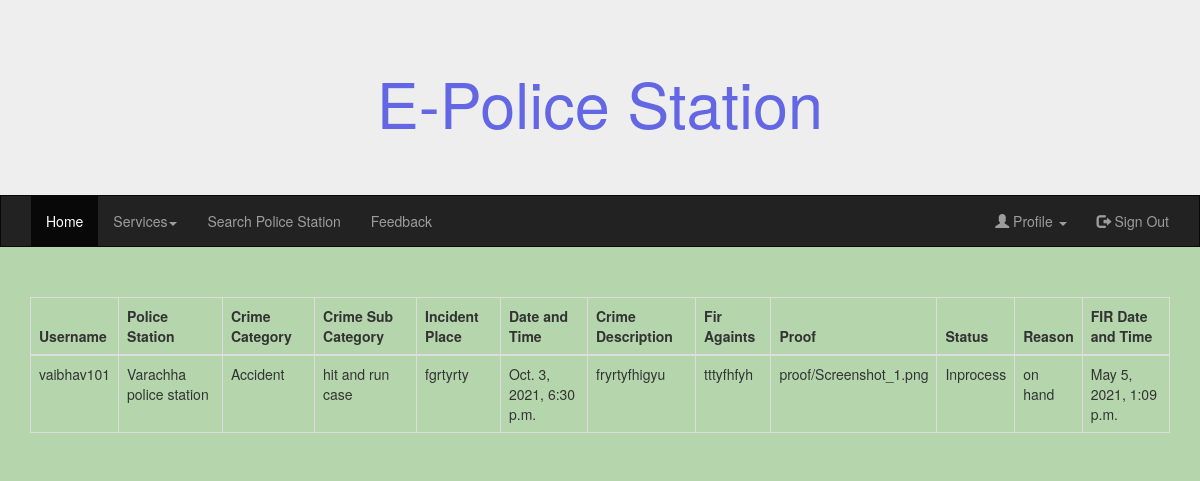
The app's page /fir_details/ (signed in) with its own data.
### ep_app/models.py (models this page shows, shortened)
class Fir(models.Model):
    Satus_choices = (('Activate','Activate'),('Inprocess', 'Inprocess'),('Closed','Closed'))
    username = models.ForeignKey(User, on_delete=models.CASCADE)
    police_station = models.ForeignKey(Police_Station, on_delete=models.CASCADE, null=True, blank=True)
    crime_category = models.ForeignKey(Crime_Category, on_delete=models.CASCADE, null=True , blank=True)
    crime_sub_category = models.ForeignKey(Crime_Sub_Category, on_delete=models.CASCADE, null=True , blank=True)
    incident_place = models.TextField()
    Date_and_Time = models.DateTimeField()
    Crime_Description = models.TextField()
    Fir_againts = models.TextField()
    proof = models.FileField(upload_to='proof', null=True , blank=True)
    status = models.CharField(max_length=20, choices=Satus_choices)
    Reason = models.CharField(max_length=256)
    FIR_Date_and_Time = models.DateTimeField(default=timezone.now)

class Police_Station(models.Model):
    city = models.ForeignKey(City, on_delete=models.CASCADE, null=True, blank=True)
    taluka = models.ForeignKey(Taluka, on_delete=models.CASCADE, null=True, blank=True)
    village = models.ForeignKey(Village, on_delete=models.CASCADE, null=True, blank=True)
    Police_station_name = models.CharField(max_length=200)
    address = models.TextField(max_length=200)
    phone_no = models.IntegerField(null=True, blank=True)
    mobile_no = models.IntegerField(null=True, blank=True)
    email_address = models.EmailField(null=True, blank=True)
    def __str__(self):
        return self.Police_station_name

class Crime_Category(models.Model):
    crime_category = models.CharField(max_length=256)
    def __str__(self):
        return self.crime_category

class Crime_Sub_Category(models.Model):
    crime_category = models.ForeignKey(Crime_Category, on_delete=models.CASCADE)
    crime_sub_category = models.CharField(max_length=256)
    description = models.TextField()
    def __str__(self):
        return self.crime_sub_category

### ep_app/views.py (the view)
# urls.py: path("fir_details/",views.fir_details,name = 'fir_details'),
def fir_details(request):
    fir_detail = models.Fir.objects.all()
    return render(request, 'services/fir_details.html',{"fir_detail":fir_detail})

### templates/services/fir_details.html
{% extends 'base.html' %}
{% block content %}
    <div class="container">
        <table class="table table-bordered table-hover">
            <thead>
                <tr>
                    <th>Username</th>
                    <th>Police Station</th>
                    <th>Crime Category</th>
                    <th>Crime Sub Category</th>
                    <th>Incident Place</th>
                    <th>Date and Time</th>
                    <th>Crime Description</th>
                    <th>Fir Againts</th>
                    <th>Proof</th>
                    <th>Status</th>
                    <th>Reason</th>
                    <th>FIR Date and Time</th>
                </tr>
            </thead>
            <tbody>
                {% for object in fir_detail %}
                {% if request.session.username == object.username.username%}
                <tr>
                    <td>{{object.username.username}}</td>
                    <td>{{object.police_station}}</td>
                    <td>{{object.crime_category}}</td>
                    <td>{{object.crime_sub_category}}</td>
                    <td>{{object.incident_place}}</td>
                    <td>{{object.Date_and_Time}}</td>
                    <td>{{object.Crime_Description}}</td>
                    <td>{{object.Fir_againts}}</td>
                    <td>{{object.proof}}</td>
                    <td>{{object.status}}</td>
                    <td>{{object.Reason}}</td>
                    <td>{{object.FIR_Date_and_Time}}</td>
                </tr>
                {% endif %}
                {% endfor %}
            </tbody>
        </table>
    </div>
{% endblock %}

### templates/base.html (shortened to what this page needs)
{% load static %}
<!DOCTYPE html>
<html lang="en">
<head>
    <link rel="stylesheet" href="https://maxcdn.bootstrapcdn.com/bootstrap/3.4.1/css/bootstrap.min.css">
    <link rel="stylesheet" href="{% static 'static/css/index.css' %}" />
</head>
<body style="background-color: #6eaf5d81;">
    <div class="jumbotron" >
        <div class="container text-center">
            <h1 style="color: rgb(100, 103, 228);">E-Police Station</h1>
        </div>
    </div>
    <nav class="navbar navbar-inverse">
        <div class="container-fluid">
            <div class="collapse navbar-collapse" id="myNavbar">
                <ul class="nav navbar-nav">
                    <li class="active"><a href="{% url 'index' %}">Home</a></li>
                    {% if request.session.usr_login or request.session.inspector_login %}
                    <li class="dropdown"><a class="dropdown-toggle" data-toggle="dropdown" href="#">Services<span class="caret"></span></a>
                    </li>
                    <li><a href="{% url 'search_police_station' %}">Search Police Station</a></li>
                    <li><a href="{% url 'feedback' %}">Feedback</a></li>
                    {% endif %}
                </ul>
                <ul class="nav navbar-nav navbar-right">
                    {% if request.session.usr_login %}
                        <li class="dropdown"><a class="dropdown-toggle" data-toggle="dropdown"><span class="glyphicon glyphicon-user"></span> Profile <span class="caret"></span></a>
                        </li>
                        <li><a href="{% url 'citizen_logout' %}"><span class="glyphicon glyphicon-log-out"></span> Sign Out </a></li>
                    {% elif request.session.inspector_login %}
                        <li><a href="{% url 'inspector_index' %}"><span class="glyphicon glyphicon-log-in"></span> BACK </a></li>
                        <li><a href="{% url 'inspector_logout' %}"><span class="glyphicon glyphicon-log-out"></span> Sign Out </a></li>
                    {% elif request.session.commissioner_login %}
                        <li><a href="{% url 'police_index' %}"><span class="glyphicon glyphicon-log-in"></span> BACK </a></li>
                        <li><a href="{% url 'commissioner_logout' %}"><span class="glyphicon glyphicon-log-out"></span> Sign Out </a></li>
                    {% endif %}
                </ul>
            </div>
        </div>
    </nav>
    {% block content %}
    {% endblock %}
</body>
</html>

### static/css/index.css (style rules this page uses)
.navbar { margin-bottom: 50px; border-radius: 0; }
.jumbotron { margin-bottom: 0; }

### records on screen
Fir: username.username "vaibhav101", police_station "Varachha police station", crime_category "Accident", crime_sub_category "hit and run case", incident_place "fgrtyrty", Date_and_Time "Oct. 3, 2021, 6:30 p.m.", Crime_Description "fryrtyfhigyu", Fir_againts "tttyfhfyh", proof "proof/Screenshot_1.png", status "Inprocess", Reason "on hand", FIR_Date_and_Time "May 5, 2021, 1:09 p.m."
